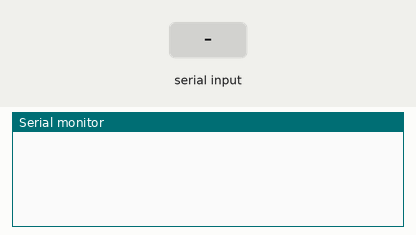
Recording of a sketch running on a simulated Arduino Uno, built with avr-gcc and run on an emulated ATmega328P. Shown: the last lines printed to the serial monitor. Inputs (shaded band) come from the test bench.

Above: at 1.2 s.
1.3 s: "90,45\n" received over Serial
At 2.1 s:
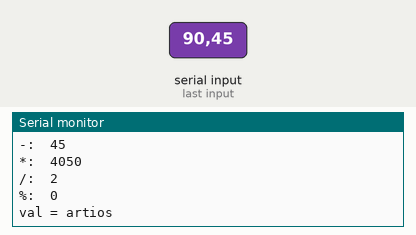
2.8 s: "90,45\n" received over Serial
At 5.2 s:
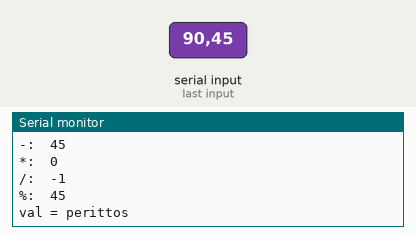
Timing chart, 0 to 6.7 s (numbered marks = the images above; inputs shaded):
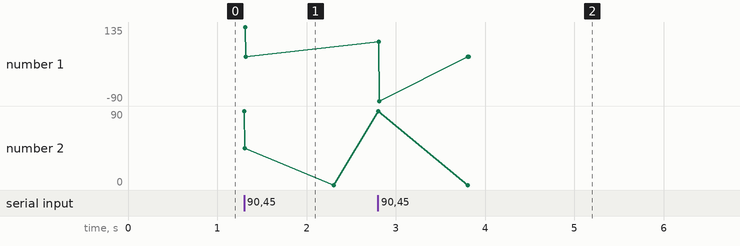

Measured:
- after the input at 1.3 s, the serial monitor: prints a new line at once (image 1)
- after the input at 2.8 s, the serial monitor: prints a new line at once (image 2)

The sketch:

calculator.ino
```cpp
int val ;
int val2 ;

void setup() {
Serial.begin(9600);

}

void loop() {
if (Serial.available() > 0){
   val = Serial.parseInt();
   Serial.println(val);
   val2 = Serial.parseInt();
   Serial.println(val2);
   Serial.print("+:  ");
   Serial.println(val + val2);
   Serial.print("-:  ");
   Serial.println(val - val2);
   Serial.print("*:  ");
   Serial.println(val * val2);
   Serial.print("/:  ");
   Serial.println(val / val2);
   Serial.print("%:  ");
   Serial.println(val % val2);


if (val % 2 == 0){
  Serial.print("val = artios");

}
else{
  Serial.print("val = perittos");
}

}

}
```
